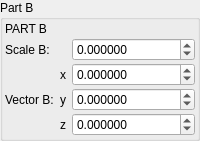
    <widget class="QGroupBox" name="groupBox_2">
     <property name="title">
      <string>Part B</string>
     </property>
     <layout class="QVBoxLayout" name="verticalLayout_4">
      <property name="leftMargin">
       <number>2</number>
      </property>
      <property name="topMargin">
       <number>2</number>
      </property>
      <property name="rightMargin">
       <number>2</number>
      </property>
      <property name="bottomMargin">
       <number>2</number>
      </property>
      <item>
       <layout class="QGridLayout" name="gridLayout_2" columnstretch="0,0,1">
        <property name="verticalSpacing">
         <number>2</number>
        </property>
        <item row="1" column="0">
         <widget class="QLabel" name="label_177">
          <property name="text">
           <string>Scale B:</string>
          </property>
         </widget>
        </item>
        <item row="3" column="1">
         <widget class="QLabel" name="label_120">
          <property name="text">
           <string notr="true">y</string>
          </property>
         </widget>
        </item>
        <item row="0" column="0">
         <widget class="QLabel" name="label_178">
          <property name="text">
           <string>PART B</string>
          </property>
         </widget>
        </item>
        <item row="2" column="1">
         <widget class="QLabel" name="label_118">
          <property name="text">
           <string notr="true">x</string>
          </property>
         </widget>
        </item>
        <item row="1" column="2">
         <widget class="MyDoubleSpinBox" name="spinbox_transf_scale_2">
          <property name="sizePolicy">
           <sizepolicy hsizetype="Minimum" vsizetype="Maximum">
            <horstretch>0</horstretch>
            <verstretch>0</verstretch>
           </sizepolicy>
          </property>
          <property name="prefix">
           <string/>
          </property>
          <property name="suffix">
           <string/>
          </property>
          <property name="decimals">
           <number>6</number>
          </property>
          <property name="minimum">
           <double>-99.989999999999995</double>
          </property>
          <property name="maximum">
           <double>99.989999999999995</double>
          </property>
          <property name="singleStep">
           <double>0.100000000000000</double>
          </property>
         </widget>
        </item>
        <item row="4" column="1">
         <widget class="QLabel" name="label_122">
          <property name="text">
           <string notr="true">z</string>
          </property>
         </widget>
        </item>
        <item row="2" column="2">
         <widget class="MyDoubleSpinBox" name="spinbox3_transf_constant_multiplier_111_x">
          <property name="sizePolicy">
           <sizepolicy hsizetype="Minimum" vsizetype="Maximum">
            <horstretch>0</horstretch>
            <verstretch>0</verstretch>
           </sizepolicy>
          </property>
          <property name="prefix">
           <string/>
          </property>
          <property name="decimals">
           <number>6</number>
          </property>
          <property name="minimum">
           <double>-99.989999999999995</double>
          </property>
          <property name="singleStep">
           <double>0.100000000000000</double>
          </property>
         </widget>
        </item>
        <item row="3" column="2">
         <widget class="MyDoubleSpinBox" name="spinbox3_transf_constant_multiplier_111_y">
          <property name="sizePolicy">
           <sizepolicy hsizetype="Minimum" vsizetype="Maximum">
            <horstretch>0</horstretch>
            <verstretch>0</verstretch>
           </sizepolicy>
          </property>
          <property name="decimals">
           <number>6</number>
          </property>
          <property name="minimum">
           <double>-99.989999999999995</double>
          </property>
          <property name="maximum">
           <double>99.989999999999995</double>
          </property>
          <property name="singleStep">
           <double>0.100000000000000</double>
          </property>
         </widget>
        </item>
        <item row="4" column="2">
         <widget class="MyDoubleSpinBox" name="spinbox3_transf_constant_multiplier_111_z">
          <property name="sizePolicy">
           <sizepolicy hsizetype="Minimum" vsizetype="Maximum">
            <horstretch>0</horstretch>
            <verstretch>0</verstretch>
           </sizepolicy>
          </property>
          <property name="decimals">
           <number>6</number>
          </property>
          <property name="minimum">
           <double>-99.989999999999995</double>
          </property>
          <property name="maximum">
           <double>99.989999999999995</double>
          </property>
          <property name="singleStep">
           <double>0.100000000000000</double>
          </property>
         </widget>
        </item>
        <item row="2" column="0" rowspan="3">
         <widget class="QLabel" name="label_113">
          <property name="text">
           <string>Vector B:</string>
          </property>
         </widget>
        </item>
       </layout>
      </item>
     </layout>
    </widget>
